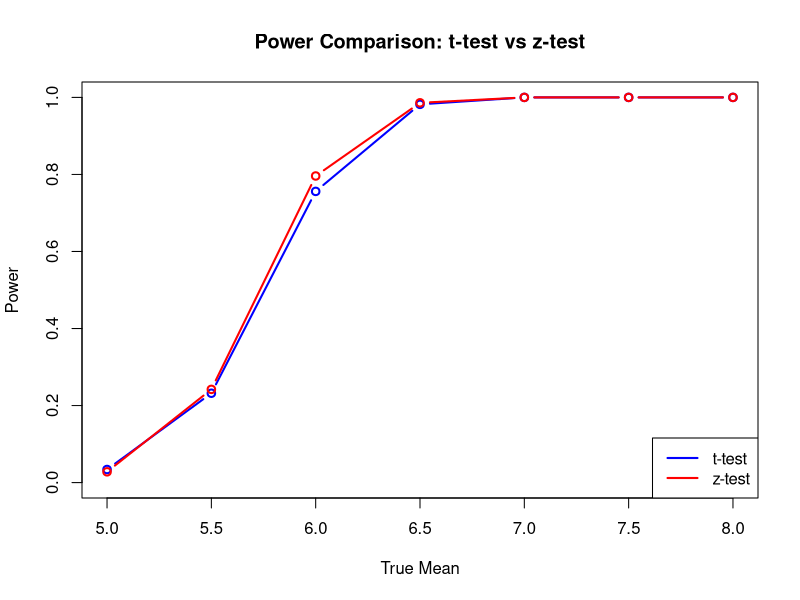

Write R code to recreate this figure.
# E3-5: Compare the power of t-test vs z-test

set.seed(123)

n <- 30
alpha <- 0.05
true_means <- seq(5, 8, by = 0.5)
N_sim <- 500

power_t <- numeric(length(true_means))
power_z <- numeric(length(true_means))

for (j in seq_along(true_means)) {
  
  reject_t <- 0
  reject_z <- 0
  
  for (i in 1:N_sim) {
    
    sample_data <- rnorm(n, mean = true_means[j], sd = 2)
    
    # t-test
    if (t.test(sample_data, mu = 5)$p.value < alpha) {
      reject_t <- reject_t + 1
    }
    
    # z-test
    z <- (mean(sample_data) - 5) / (2 / sqrt(n))
    p_z <- 2 * (1 - pnorm(abs(z)))
    
    if (p_z < alpha) {
      reject_z <- reject_z + 1
    }
  }
  
  power_t[j] <- reject_t / N_sim
  power_z[j] <- reject_z / N_sim
}

# Display results
cat("True Means:", true_means, "\n")
cat("Power (t-test):", power_t, "\n")
cat("Power (z-test):", power_z, "\n")


# Save graph as PDF
pdf("E3_5_Power_Comparison.pdf", width = 8, height = 6)

plot(true_means, power_t,
     type = "b",
     col = "blue",
     lwd = 2,
     ylim = c(0, 1),
     main = "Power Comparison: t-test vs z-test",
     xlab = "True Mean",
     ylab = "Power")

lines(true_means, power_z,
      type = "b",
      col = "red",
      lwd = 2)

legend("bottomright",
       legend = c("t-test", "z-test"),
       col = c("blue", "red"),
       lwd = 2)

dev.off()




# E3-5: Compare the power of different tests (t-test vs z-test)

# set.seed(123)

# n <- 30
# alpha <- 0.05
# true_means <- seq(5, 8, by = 0.5)
# N_sim <- 500

# power_t <- numeric(length(true_means))
# power_z <- numeric(length(true_means))

# for (j in seq_along(true_means)) {
  
#   reject_t <- 0
#   reject_z <- 0
  
#   for (i in 1:N_sim) {
    
#     sample_data <- rnorm(n, mean = true_means[j], sd = 2)
    
#     # t-test
#     if (t.test(sample_data, mu = 5)$p.value < alpha) {
#       reject_t <- reject_t + 1
#     }
    
#     # z-test
#     z <- (mean(sample_data) - 5) / (2 / sqrt(n))
#     p_z <- 2 * (1 - pnorm(abs(z)))
    
#     if (p_z < alpha) {
#       reject_z <- reject_z + 1
#     }
#   }
  
#   power_t[j] <- reject_t / N_sim
#   power_z[j] <- reject_z / N_sim
# }

# # Display results
# cat("True Means:", true_means, "\n")
# cat("Power (t-test):", power_t, "\n")
# cat("Power (z-test):", power_z, "\n")


# # Graph for RStudio Plots pane
# plot(true_means, power_t,
#      type = "b",
#      col = "blue",
#      lwd = 2,
#      ylim = c(0, 1),
#      main = "Power Comparison: t-test vs z-test",
#      xlab = "True Mean",
#      ylab = "Power")

# lines(true_means, power_z,
#       type = "b",
#       col = "red",
#       lwd = 2)

# legend("bottomright",
#        legend = c("t-test", "z-test"),
#        col = c("blue", "red"),
#        lwd = 2)
